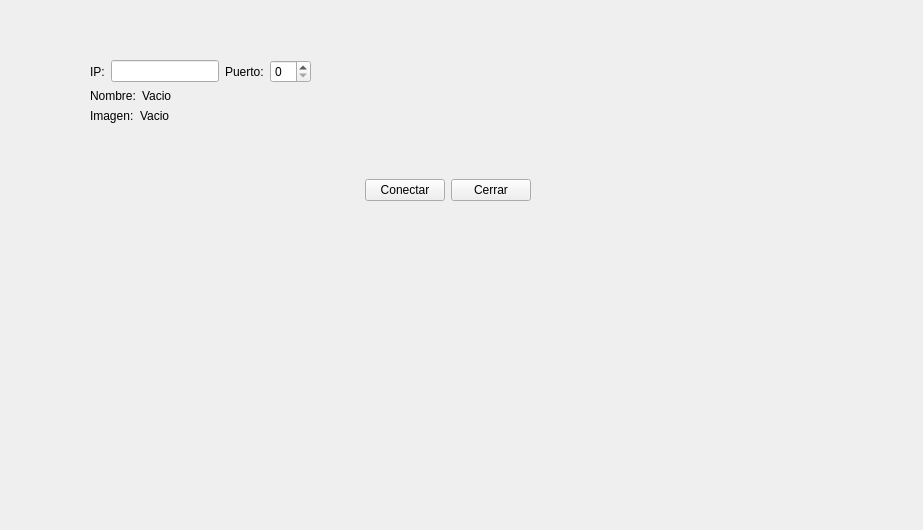
<?xml version="1.0" encoding="UTF-8"?>
<ui version="4.0">
 <class>Widget</class>
 <widget class="QWidget" name="Widget">
  <property name="geometry">
   <rect>
    <x>0</x>
    <y>0</y>
    <width>923</width>
    <height>530</height>
   </rect>
  </property>
  <property name="windowTitle">
   <string>Widget</string>
  </property>
  <widget class="QWidget" name="">
   <property name="geometry">
    <rect>
     <x>90</x>
     <y>60</y>
     <width>441</width>
     <height>141</height>
    </rect>
   </property>
   <layout class="QGridLayout" name="gridLayout">
    <item row="1" column="0">
     <layout class="QFormLayout" name="formLayout">
      <item row="0" column="0">
       <layout class="QHBoxLayout" name="horizontalLayout_2">
        <item>
         <widget class="QLabel" name="label_Nombre">
          <property name="text">
           <string>Nombre:</string>
          </property>
         </widget>
        </item>
        <item>
         <widget class="QLabel" name="label_Nombre_2">
          <property name="text">
           <string>Vacio</string>
          </property>
         </widget>
        </item>
       </layout>
      </item>
      <item row="1" column="0">
       <layout class="QHBoxLayout" name="horizontalLayout_3">
        <item>
         <widget class="QLabel" name="label_Imagen">
          <property name="text">
           <string>Imagen:</string>
          </property>
         </widget>
        </item>
        <item>
         <widget class="QLabel" name="label_Imagen_2">
          <property name="text">
           <string>Vacio</string>
          </property>
         </widget>
        </item>
       </layout>
      </item>
     </layout>
    </item>
    <item row="2" column="2">
     <layout class="QHBoxLayout" name="horizontalLayout_6">
      <item>
       <widget class="QPushButton" name="pushButton_Conectar">
        <property name="text">
         <string>Conectar</string>
        </property>
       </widget>
      </item>
      <item>
       <widget class="QPushButton" name="pushButton_Cerrar">
        <property name="text">
         <string>Cerrar</string>
        </property>
       </widget>
      </item>
     </layout>
    </item>
    <item row="0" column="0">
     <layout class="QHBoxLayout" name="horizontalLayout_5">
      <item>
       <layout class="QHBoxLayout" name="horizontalLayout_4">
        <item>
         <widget class="QLabel" name="label_IP">
          <property name="text">
           <string>IP:</string>
          </property>
         </widget>
        </item>
        <item>
         <widget class="QLineEdit" name="lineEdit_IP"/>
        </item>
       </layout>
      </item>
      <item>
       <layout class="QHBoxLayout" name="horizontalLayout">
        <item>
         <widget class="QLabel" name="label_Puerto">
          <property name="text">
           <string>Puerto:</string>
          </property>
         </widget>
        </item>
        <item>
         <widget class="QSpinBox" name="spinBox_Puerto"/>
        </item>
       </layout>
      </item>
     </layout>
    </item>
    <item row="2" column="1">
     <spacer name="horizontalSpacer">
      <property name="orientation">
       <enum>Qt::Horizontal</enum>
      </property>
      <property name="sizeHint" stdset="0">
       <size>
        <width>40</width>
        <height>20</height>
       </size>
      </property>
     </spacer>
    </item>
   </layout>
  </widget>
 </widget>
 <resources/>
 <connections/>
</ui>
